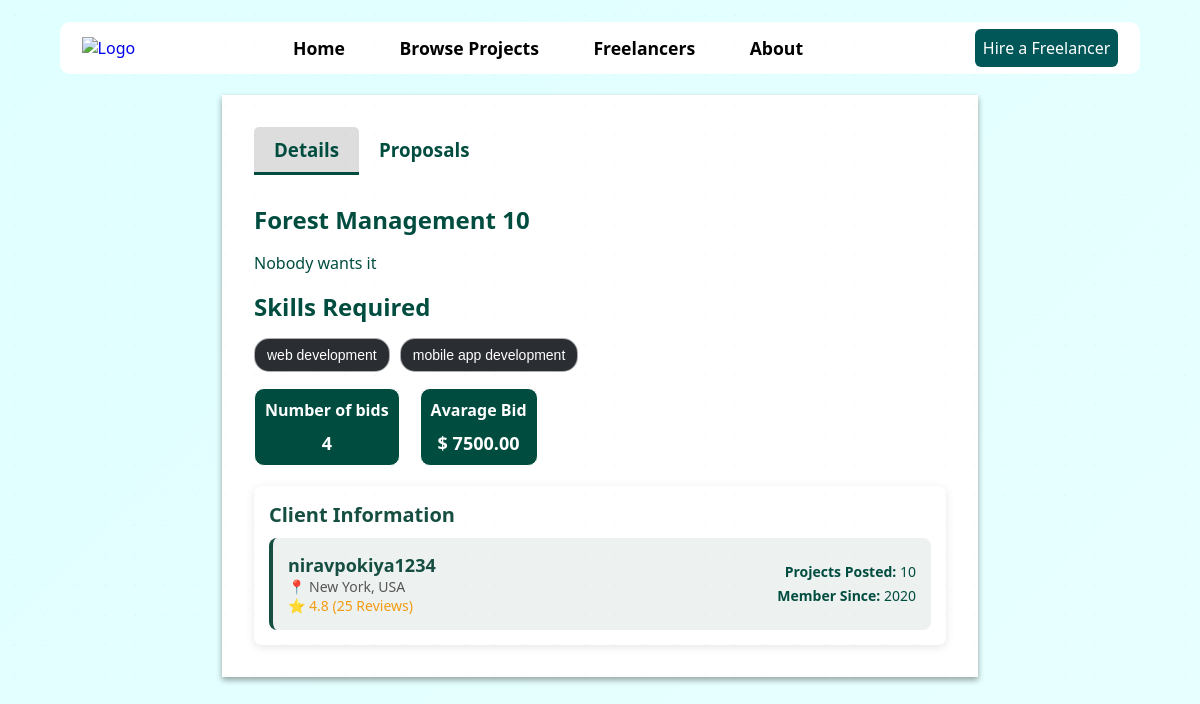
/project/4/, run on the app's committed database.
### freelancer/models.py (models this page shows, shortened)
class Project(models.Model):
    id = models.AutoField(primary_key=True)
    title = models.CharField(max_length=200)
    description = models.TextField()
    category = models.CharField(max_length=100)
    skills_required = models.CharField(max_length=200)
    budget = models.DecimalField(max_digits=10, decimal_places=2)
    deadline = models.DateField()
    status = models.CharField(max_length=20, choices=STATUS_CHOICES, default='open')
    posted_by = models.ForeignKey(Client, on_delete=models.CASCADE, related_name='posted_projects')
    created_at = models.DateTimeField(auto_now_add=True)
    updated_at = models.DateTimeField(auto_now=True)

class Users(models.Model):
    name = models.CharField(max_length=255)
    email = models.EmailField(unique=True)
    username = models.CharField(max_length=255, unique=True)
    password = models.CharField(max_length=255)
    user_type = models.CharField(max_length=10, choices=[('client', 'Client'), ('freelancer', 'Freelancer')])
    phone = models.CharField(max_length=10, null=True, blank=True)

### freelancer/views.py (the view)
# urls.py: path('project/<int:project_id>/', views.project_card, name='project_card')
def project_card(request, project_id):
    project = get_object_or_404(Project, id=project_id)
    project_dict=model_to_dict(project)
    skill = [s.replace('_', ' ') for s in project.skills_required.split(",")]
    project_dict['skills']=skill
    client_info_model=project.posted_by
    client_info_dict=model_to_dict(client_info_model)
    client_user_info=model_to_dict(client_info_model.user)
    project_dict.update(client_user_info)
    project_dict.update(client_info_dict)
    print(project_dict)
    return render(request,"user/Project_information.html",
                   {'project' : project_dict})

### templates/user/Project_information.html (shortened to what this page needs)
<!DOCTYPE html>
<html lang="en">
<head>
    {% load static %}
    {% load custom_filters%}
    <link rel="stylesheet" href="{% static 'css/Project_information.css' %}">
    <link rel="stylesheet" href="{% static 'css/Home.css' %}">
</head>
<body>
    <div class="container">
        <div class="navbar">
            <div class="logo">
                <a href="#">
                    <img src="assets/logo.png" alt="Logo">
                </a>
            </div>
            <div class="navlinks">
                <ul id="navs">
                    <li><a href="Home.html">Home</a></li>
                    <li><a href="b">Browse Projects</a></li>
                    <li><a href="c">Freelancers</a></li>
                    <li><a href="d">About</a></li>
                </ul>
               <div class="postproject">
                    <a href="#">Hire a Freelancer</a>
                </div>
            </div>
        </div>
        <div class="Projectinfo">
             <div class="tabs">
                <h3>Details</h3>
                <h3>Proposals</h3>
             </div>
            <div class="tab1-project-info">
                <div class="project-details">
                    <div class="details">
                        <h2 class="project-heading">
                                {{project.title}}
                        </h2>
                        <span class="project-description">
                            {{project.description}}
                        </span>
                        <div class="skills">
                            <h2>Skills Required</h2>
                            <div class="tags-container">
                                {% for skill in project.skills   %}
                                    <span class="tag">{{skill}}</span>
                                    {%endfor%}
                            </div>
                        </div>
                        <div class="Bids">
                            <div class="box">
                                <h4>Number of bids</h4>
                                 <span>4</span>
                            </div>
                            <div class="box">
                                <h4>Avarage Bid</h4>
                                 <span> $ {{project.budget}}</span>
                            </div>
                        </div>
                    </div>
                    <div class="client-info">
                        <h2>Client Information</h2>
                        <div class="client-card">
                            <div class="client-details">
                                <h3 class="client-name">{{project.username}}</h3>
                                <p class="client-location">📍 New York, USA</p>
                                <p class="client-rating">⭐ 4.8 (25 Reviews)</p>
                            </div>
                            <div class="client-meta">
                                <p><strong>Projects Posted:</strong> 10</p>
                                <p><strong>Member Since:</strong> 2020</p>
                            </div>
                        </div>
                    </div>
                </div>
            </div>
         </div>
    </div>
</body>
</html>

### static/css/Project_information.css (style rules this page uses)
.container { width: 90%; display: flex; flex-direction: column; align-items: center; }
.Projectinfo { width : 70%; background-color: rgb(255, 255, 255); display: flex; flex-direction: column; gap :1rem; padding: 2rem; box-shadow: 0 3px 6px rgba(0,0,0,0.16), 0 3px 6px rgba(0,0,0,0.23); }
.tabs { width: 20%; display: flex; justify-content: space-between; }
.details { display: flex; flex-direction: column; gap: 1rem; text-align: justify; }
.tags-container { display: flex; gap: 10px; flex-wrap: wrap; }
.tag { background-color: #2a2d32; color: #ffffff; padding: 8px 12px; border-radius: 15px; font-family: Arial, sans-serif; font-size: 14px; white-space: nowrap; border: 1px solid rgba(255, 255, 255, 0.616); }
.skills { display: flex; flex-direction: column; gap : 0.9rem; }
.Bids { display: flex; gap: 20px; width: 100%; }
.box { background-color : #004d40; color: white; padding: 10px; border-radius: 10px; display: flex; flex-direction: column; align-items: center; text-align: center; border: 1px solid white; }
.Bids h4 { margin-bottom: 10px; font-size: 16px; }
.Bids span { font-size: 18px; font-weight: bold; }
.tabs { display: flex; border-bottom: 2px solid rgba(255, 255, 255, 0.2); margin-bottom: 10px; }
.tabs h3 { padding: 10px 20px; cursor: pointer; border-radius: 5px 5px 0 0; margin: 0; transition: background 0.3s; }
.tabs h3.active { font-weight: bold; border-bottom: 3px solid #004d40; background-color: rgba(78, 78, 78, 0.188); }
.tab1-project-info, .tab2-project-proposals { display: none; }
.tab1-project-info.active, .tab2-project-proposals.active { display: block; }
.client-info { margin-top: 20px; background: rgb(255, 255, 255); padding: 15px; border-radius: 8px; box-shadow: 0px 2px 10px rgba(0, 0, 0, 0.1); }
.client-info h2 { font-size: 20px; font-weight: bold; color: #164e42; margin-bottom: 10px; }
.client-card { display: flex; justify-content: space-between; align-items: center; background: #bccbc945; padding: 15px; border-radius: 8px; border-left: 4px solid #164e42; }
.client-details { display: flex; flex-direction: column; }
.client-name { font-size: 18px; font-weight: bold; color: #164e42; }
.client-location { font-size: 14px; color: #555; }
.client-rating { font-size: 14px; color: #f39c12; }
.client-meta { text-align: right; }
.client-meta p { margin: 5px 0; font-size: 14px; }

### static/css/home.css (style rules this page uses)
* { margin: 0; padding: 0; box-sizing: border-box; font-family: Arial, sans-serif; list-style: none; text-decoration: none; font-family: system-ui, -apple-system, BlinkMacSystemFont, 'Segoe UI', Roboto, Oxygen, Ubuntu, Cantarell, 'Open Sans', 'Helvetica Neue', sans-serif; }
body { background: linear-gradient(-45deg, #E0F7FA, #F0FFFF, #E0FFFF); background-size: 400% 400%; animation: gradientMove 10s ease infinite; color: #004d40; min-height: 100vh; position: relative; display: flex; justify-content: center; }
body::before { content: ""; position: absolute; top: 0; left: 0; width: 100%; height: 100%; background-image: radial-gradient(rgba(0, 77, 64, 0.1) 1px, transparent 1px); background-size: 30px 30px; opacity: 0.2; pointer-events: none; }
.navbar { margin: 2% 0%; background-color: white; border-radius: 10px; display: flex; justify-content: space-between; padding : 0 2%; width: 100%; align-items: center; }
.navbar .navlinks { display: flex; justify-content: space-between; width : 80%; align-items: center; }
.navbar .navlinks ul { display: flex; gap : 8%; width : 70%; }
.navbar .navlinks ul li { font-weight: 600; font-size: 1.1rem; margin : 14px 0; }
.navbar .navlinks ul li a { color: black; }
.navbar .navlinks .postproject a { background-color: rgb(1, 87, 87); color: white; padding: 0.5rem; border-radius: 6px; }
.navbar .navlinks ul li a { position: relative; color: #000; text-decoration: none; padding: 4px; }
.navbar .navlinks ul li a::before { content: ""; position: absolute; display: block; width: 100%; height: 2px; bottom: 0; left: 0; background-color: #000; transform: scaleX(0); transition: transform 0.24s ease; }
.postproject a { text-align: center; position: relative; display: inline-block; padding: 10px 20px; color: black; z-index: 1; transition: color 0.35s ease; font-weight: 500; }
.postproject a:after { position: absolute; content: ""; top: 0; left: 0; width: 0; height: 100%; background: #ff00cc; border-radius: 6px; transition: width 0.30s ease; z-index: -1; }

### data on the page
Project: title "Forest Management 10", description "Nobody wants it", budget "7500.00"
Users: username "niravpokiya1234"

### other printed values
{{ skill }} "web development" "mobile app development"
